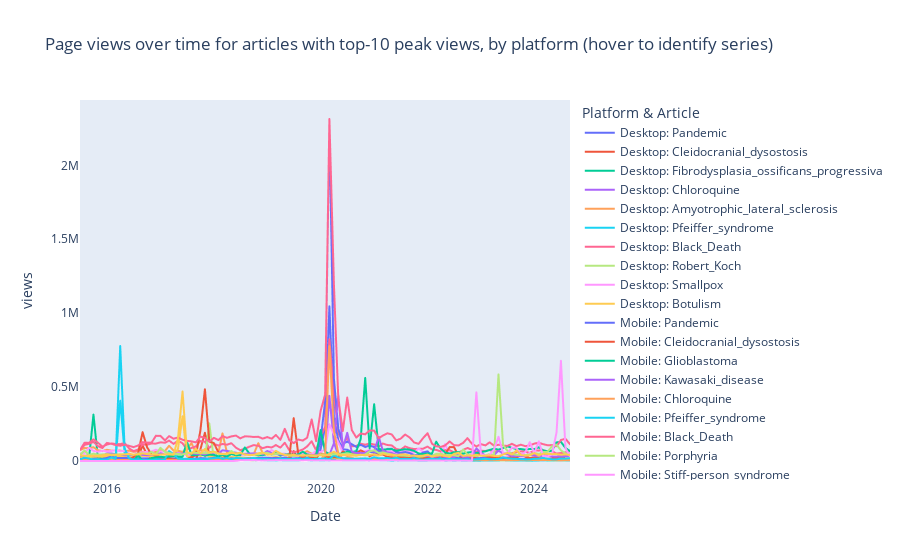

Here is the notebook cell this chart was saved with:
### Markdown cell above
The code below creates an interactive plot; users can hover over series to see which one they're looking at and get detailed information about pageviews over time.

### Code cell
fig = px.line(
    df_for_graph2,
    x = df_for_graph2.index,
    y = "views",
    color = "label",
    title = "Page views over time for articles with top-10 peak views, by platform (hover to identify series)",
    labels = {"timestamp": "Date"}
)

fig.update_layout(
    xaxis=dict(showgrid=False),
    yaxis=dict(showgrid=False),
    legend_title_text = "Platform & Article"
)

fig.show()
